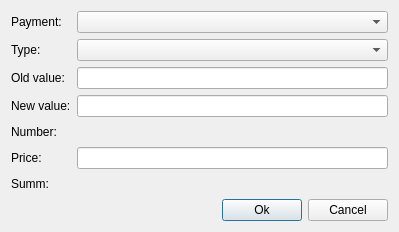
<?xml version="1.0" encoding="UTF-8"?>
<ui version="4.0">
 <class>EditPayment</class>
 <widget class="QDialog" name="EditPayment">
  <property name="geometry">
   <rect>
    <x>0</x>
    <y>0</y>
    <width>399</width>
    <height>232</height>
   </rect>
  </property>
  <property name="windowTitle">
   <string>Dialog</string>
  </property>
  <layout class="QVBoxLayout" name="verticalLayout">
   <item>
    <layout class="QGridLayout" name="gridLayout">
     <item row="5" column="0">
      <widget class="QLabel" name="label_4">
       <property name="text">
        <string>Price:</string>
       </property>
      </widget>
     </item>
     <item row="3" column="1">
      <widget class="QLineEdit" name="newEdit"/>
     </item>
     <item row="4" column="0">
      <widget class="QLabel" name="label_5">
       <property name="text">
        <string>Number:</string>
       </property>
      </widget>
     </item>
     <item row="3" column="0">
      <widget class="QLabel" name="label_3">
       <property name="text">
        <string>New value:</string>
       </property>
      </widget>
     </item>
     <item row="2" column="0">
      <widget class="QLabel" name="label_2">
       <property name="text">
        <string>Old value:</string>
       </property>
      </widget>
     </item>
     <item row="5" column="1">
      <widget class="QLineEdit" name="priceEdit"/>
     </item>
     <item row="2" column="1">
      <widget class="QLineEdit" name="oldEdit"/>
     </item>
     <item row="4" column="1">
      <widget class="QLabel" name="number_value">
       <property name="text">
        <string/>
       </property>
      </widget>
     </item>
     <item row="0" column="0">
      <widget class="QLabel" name="label">
       <property name="text">
        <string>Payment:</string>
       </property>
      </widget>
     </item>
     <item row="6" column="0">
      <widget class="QLabel" name="label_6">
       <property name="text">
        <string>Summ:</string>
       </property>
      </widget>
     </item>
     <item row="6" column="1">
      <widget class="QLabel" name="summ_value">
       <property name="text">
        <string/>
       </property>
      </widget>
     </item>
     <item row="1" column="0">
      <widget class="QLabel" name="label_7">
       <property name="text">
        <string>Type:</string>
       </property>
      </widget>
     </item>
     <item row="1" column="1">
      <widget class="QComboBox" name="typeBox"/>
     </item>
     <item row="0" column="1">
      <widget class="QComboBox" name="paymentBox"/>
     </item>
    </layout>
   </item>
   <item>
    <layout class="QHBoxLayout" name="horizontalLayout">
     <item>
      <spacer name="horizontalSpacer">
       <property name="orientation">
        <enum>Qt::Horizontal</enum>
       </property>
       <property name="sizeHint" stdset="0">
        <size>
         <width>40</width>
         <height>20</height>
        </size>
       </property>
      </spacer>
     </item>
     <item>
      <widget class="QPushButton" name="okButton">
       <property name="text">
        <string>Ok</string>
       </property>
      </widget>
     </item>
     <item>
      <widget class="QPushButton" name="cancelButton">
       <property name="text">
        <string>Cancel</string>
       </property>
      </widget>
     </item>
    </layout>
   </item>
  </layout>
 </widget>
 <tabstops>
  <tabstop>paymentBox</tabstop>
  <tabstop>typeBox</tabstop>
  <tabstop>oldEdit</tabstop>
  <tabstop>newEdit</tabstop>
  <tabstop>priceEdit</tabstop>
  <tabstop>okButton</tabstop>
  <tabstop>cancelButton</tabstop>
 </tabstops>
 <resources/>
 <connections/>
</ui>
